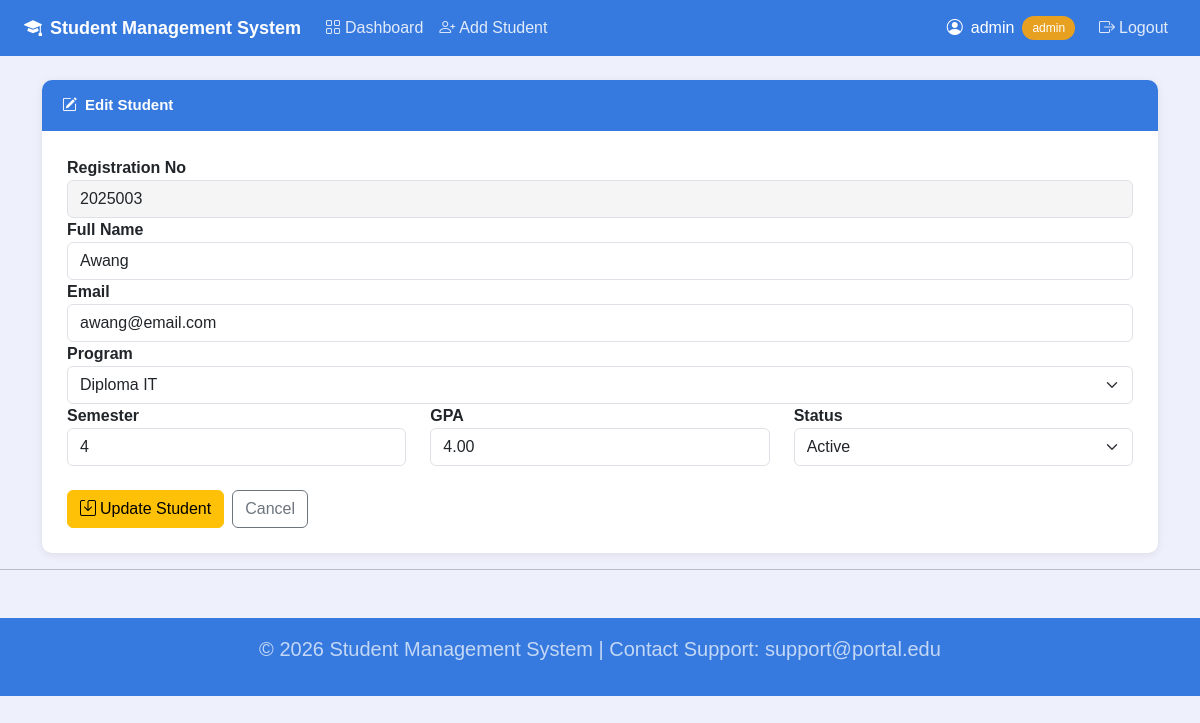
The app's page /update.php?id=3 (signed in) with its own data.
### tables this page shows
CREATE TABLE `students` (
  `id` int(11) NOT NULL AUTO_INCREMENT,
  `reg_no` varchar(20) NOT NULL,
  `name` varchar(100) NOT NULL,
  `program` varchar(100) NOT NULL,
  `semester` int(11) DEFAULT 1,
  `gpa` decimal(3,2) DEFAULT 0.00,
  `status` varchar(20) DEFAULT 'Active',
  `email` varchar(100) DEFAULT NULL,
  `user_id` int(11) DEFAULT NULL,
  PRIMARY KEY (`id`),
  KEY `user_id` (`user_id`),
  CONSTRAINT `students_ibfk_1` FOREIGN KEY (`user_id`) REFERENCES `users` (`id`)
);

### update.php (the view, shortened to what this page needs)
<?php
require_once("config/app_config.php");
$id       = $_GET['id'] ?? 0;
$programs = ['Full Stack Web Dev', 'Diploma IT', 'Diploma Computer Science', 'Diploma Business'];
$stmt = mysqli_prepare($conn, "SELECT * FROM students WHERE id = ?");
mysqli_stmt_bind_param($stmt, "i", $id);
mysqli_stmt_execute($stmt);
$result = mysqli_stmt_get_result($stmt);
$s      = mysqli_fetch_assoc($result);
include("includes/header.php");
?>
<div class="container mt-4">
    <div class="form-card">
        <div class="form-card-header">
            <i class="bi bi-pencil-square me-2"></i>Edit Student
        </div>
        <div class="form-card-body">
            <form method="POST">
                <div class="row">
                    <div class="col-12">
                        <label class="fw-bold">Registration No</label>
                        <input type="text" class="form-control" value="<?php echo htmlspecialchars($s['reg_no']); ?>" disabled style="background:#f5f5f5;">
                    </div>
                    <div class="col-12">
                        <label class="fw-bold">Full Name</label>
                        <input type="text" name="name" class="form-control" value="<?php echo htmlspecialchars($s['name']); ?>" required>
                    </div>
                    <div class="col-12">
                        <label class="fw-bold">Email</label>
                        <input type="email" name="email" class="form-control" value="<?php echo htmlspecialchars($s['email']); ?>">
                    </div>
                    <div class="col-12">
                        <label class="fw-bold">Program</label>
                        <select name="program" class="form-select">
                            <?php foreach ($programs as $p): ?>
                                <option value="<?php echo $p; ?>" <?php echo $s['program'] == $p ? 'selected' : ''; ?>>
                                    <?php echo $p; ?>
                                </option>
                            <?php endforeach; ?>
                        </select>
                    </div>
                    <div class="col-md-4">
                        <label class="fw-bold">Semester</label>
                        <input type="number" name="semester" class="form-control" value="<?php echo $s['semester']; ?>" min="1" max="8">
                    </div>
                    <div class="col-md-4">
                        <label class="fw-bold">GPA</label>
                        <input type="number" name="gpa" class="form-control" step="0.01" min="0" max="4" value="<?php echo $s['gpa']; ?>">
                    </div>
                    <div class="col-md-4">
                        <label class="fw-bold">Status</label>
                        <select name="status" class="form-select">
                            <?php foreach (['Active', 'Inactive', 'Graduated'] as $st): ?>
                                <option <?php echo $s['status'] == $st ? 'selected' : ''; ?>><?php echo $st; ?></option>
                            <?php endforeach; ?>
                        </select>
                    </div>
                </div>
                <div class="mt-4 d-flex gap-2">
                    <button type="submit" class="btn btn-warning">
                        <i class="bi bi-save me-1"></i>Update Student
                    </button>
                    <a href="dashboard.php" class="btn btn-outline-secondary">Cancel</a>
                </div>
            </form>
        </div>
    </div>
</div>
<?php include 'includes/footer.php'; ?>

### includes/header.php (style rules this page uses)
body { background: #eef0fc; font-family: Arial, sans-serif; }
.form-card { background: white; border-radius: 10px; box-shadow: 0 2px 8px rgba(0,0,0,0.08); overflow: hidden; }
.form-card-header { background: #377adf; color: white; padding: 14px 20px; font-weight: bold; font-size: 15px; }
.form-card-body { padding: 25px; }

### records on screen
students: reg_no "2025003", name "Awang", email "awang@email.com", program "Diploma IT", semester "4", gpa "4.00", status "Active"

### other values on screen
$_SESSION['username'] "admin"
$_SESSION['role'] "admin"
